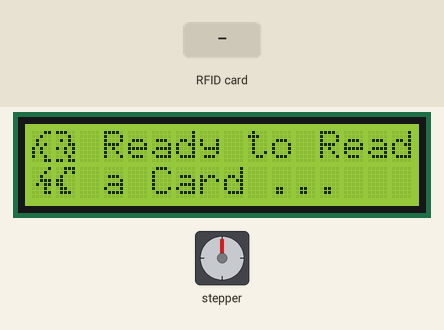
The sketch below on a simulated Arduino Uno, built with avr-gcc and run on an emulated ATmega328P. Parts: 16×2 character LCD, stepper motor. The inputs (shaded band) are chosen by the test bench. Stepper angles assume 2048 steps per turn.

Above: at 1.3 s.
1.4 s: RFID card 76 93 EE 1A held to the reader
At 2.68 s:
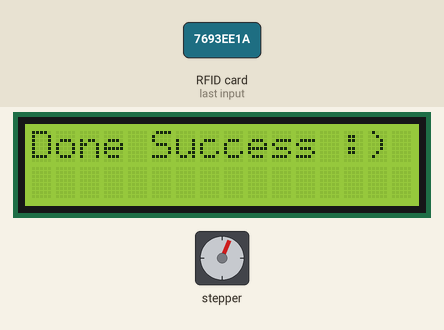
At 7.6 s:
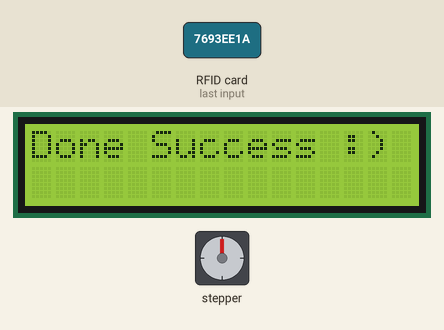
12.9 s: RFID card 5E 7A 19 C4 held to the reader
At 18.7 s:
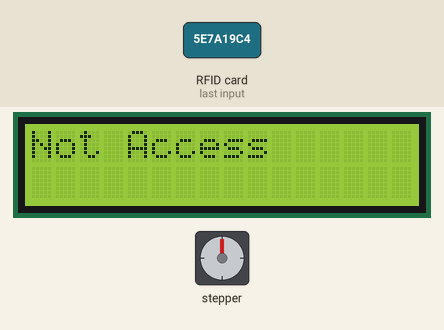
Timing chart, 0 to 20.2 s (numbered marks = the images above; inputs shaded):
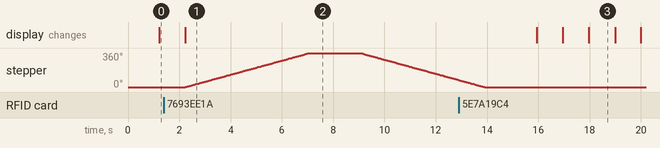

The sketch:

RFID_with_Motor.ino
```cpp
#include <SPI.h>
#include <MFRC522.h>
#include <Stepper.h>
#include <Wire.h>
#include <LiquidCrystal_I2C.h>

// Set the LCD address to 0x27 for a 16 chars and 2 line display
LiquidCrystal_I2C lcd(0x27, 16, 2);
// Number of steps per internal motor revolution
const float STEPS_PER_REV = 32;
//  Amount of Gear Reduction
const float GEAR_RED = 64;
// Number of steps per geared output rotation
const float STEPS_PER_OUT_REV = STEPS_PER_REV * GEAR_RED;
// Number of Steps Required
int StepsRequired;
// Create Instance of Stepper Class
// Specify Pins used for motor coils
// The pins used are 2,3,4,5
// Connected to ULN2003 Motor Driver In1, In2, In3, In4
// Pins entered in sequence 1-3-2-4 for proper step sequencing
Stepper steppermotor(STEPS_PER_REV, 2, 4, 3, 5);

const int SS_PIN = 10;
const int RST_PIN = 9;

MFRC522 mfrc522(SS_PIN, RST_PIN);

byte card_ID[4];
byte First_card_ID[4]={0x76,0x93,0xEE,0x1A}; // 0x81,0xA1,0x4E,0xD3

byte b11[] = {
  B11100,
  B10100,
  B00010,
  B00011,
  B00011,
  B00110,
  B01110,
  B00000
};

byte b12[] = {
  B00111,
  B00101,
  B01000,
  B11000,
  B11000,
  B01100,
  B01110,
  B00000
};

byte b21[] = {
  B10000,
  B01000,
  B00100,
  B11100,
  B11010,
  B01000,
  B11000,
  B00000
};

byte b22[] = {
  B00001,
  B00010,
  B00100,
  B00111,
  B01011,
  B00010,
  B00011,
  B00000
};

byte h11[] = {
  B00111,
  B01000,
  B01010,
  B11000,
  B10101,
  B10100,
  B01000,
  B11011
};

byte h12[] = {
  B11100,
  B00010,
  B01010,
  B00011,
  B10101,
  B00101,
  B00010,
  B11011
};

byte h21[] = {
  B11000,
  B00100,
  B00010,
  B01010,
  B00101,
  B00101,
  B01001,
  B11000
};

byte h22[] = {
  B00011,
  B00100,
  B01000,
  B01010,
  B10100,
  B10100,
  B10010,
  B00011
};
void setup() {
  lcd.init();
  lcd.backlight();
  SPI.begin();
  mfrc522.PCD_Init();
  lcd.createChar(0, h11);
  lcd.createChar(1, h12);
  lcd.createChar(2, h21);
  lcd.createChar(3, h22);
  lcd.createChar(4, b11);
  lcd.createChar(5, b12);
  lcd.createChar(6, b21);
  lcd.createChar(7, b22);
}

void loop() {
  lcd.clear();
  lcd.setCursor(2,0);
  lcd.print(" Ready to Read");
  lcd.setCursor(2,1);
  lcd.print(" a Card ...");
  // left dog character moving
  lcd.setCursor(0,0);
  lcd.write(0);
  lcd.write(2);
  lcd.setCursor(0,1);
  lcd.write(4);
  lcd.write(6);
  delay(1000);

  // right dog caractere moving
  lcd.setCursor(0,0);
  lcd.write(3);
  lcd.write(1);
  lcd.setCursor(0,1);
  lcd.write(7);
  lcd.write(5);
  delay(1000);

  if ( ! mfrc522.PICC_IsNewCardPresent())
    return;

  if ( ! mfrc522.PICC_ReadCardSerial())
    return;

  for (byte i = 0; i < mfrc522.uid.size; i++)
  {
    card_ID[i]=mfrc522.uid.uidByte[i];
  }
  if(card_ID[0]==First_card_ID[0] && card_ID[1]==First_card_ID[1] && card_ID[2]==First_card_ID[2] && card_ID[3]==First_card_ID[3])
  {
    lcd.clear();
    lcd.print("Done Success :)");
    // Slow - 4-step CW sequence to observe lights on driver board
    steppermotor.setSpeed(800);
    StepsRequired  =  64*32;
    steppermotor.step(StepsRequired);
    delay(2000);
    steppermotor.step(-StepsRequired);
    delay(2000);
  }
  else
  {
    lcd.clear();
    lcd.print("Not Access");
    delay(1000);
  }
}
```

Measured:
- after the input at 1.4 s, stepper: turns 360° clockwise in 4.8 s, then 286° counter-clockwise in 3.8 s; the display: changes after 0.83 s (image 1)
- after the input at 12.9 s, the display: first differs from a run without the input after 5.1 s (image 3)
- what the display in image 3 shows lasts 1.0 s, from 18.0 s to 19.0 s
